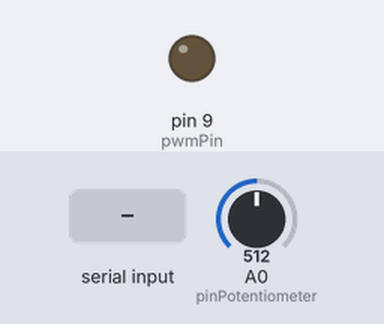
Recording of a sketch running on a simulated Arduino Uno, built with avr-gcc and run on an emulated ATmega328P. Parts: output pins drawn as LEDs (lit = HIGH). The inputs (shaded band) are chosen by the test bench; at power-on: A0 (pinPotentiometer) = 512. What the sketch prints to the serial monitor is not drawn.

Above: at 1.2 s.
1.3 s: "90,45\n" received over Serial
At 1.6 s:
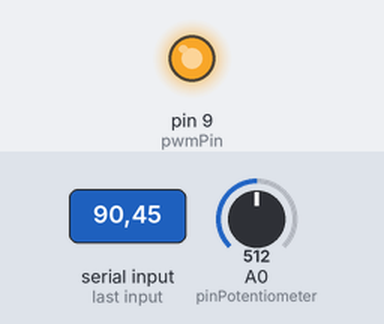
2.8 s: "5\n" received over Serial
At 3.1 s:
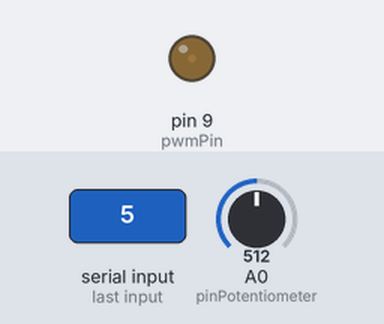
4.3 s: "30,150\n" received over Serial
At 4.6 s:
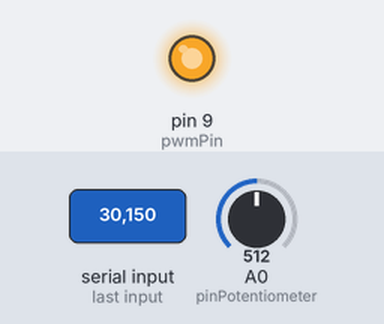
Timing chart, 0 to 7.3 s (numbered marks = the images above; inputs shaded):
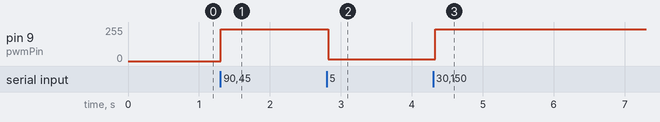

The sketch:

MasterProgram.ino
```cpp
const int pwmPin = 9;
const int pinPotentiometer = A0;

void setup(){
  Serial.begin(9600);
  pinMode(pwmPin, OUTPUT);
  analogWrite(pwmPin, 0);

  pinMode(pinPotentiometer, INPUT);
}

String inString = "";
int potentiometerValue, dataMap = 0;
void loop(){
  while(Serial.available() > 0){
    //Led
    int inChar = Serial.read();

    if(isDigit(inChar)) {
      inString += (char)inChar;
    }
    if (inChar == '\n') {
      int sliderValue = inString.toInt();
      int ledValue = map(sliderValue, 0, 100, 0, 255);
      if(ledValue >= 240){
        ledValue = 240;
      }
      analogWrite(pwmPin, ledValue);
      inString = "";
    }
  }


  potentiometerValue = analogRead(pinPotentiometer);
  dataMap = map(potentiometerValue, 0, 1023, 0, 255);
  //prinln, in js program the parser limiter is active by /n
  Serial.println(potentiometerValue);
  delay(50);
}
```

Measured:
- after the input at 1.3 s, pin 9 (pwmPin): 0/255 → 240/255 at once
- after the input at 2.8 s, pin 9 (pwmPin): 240/255 → 12/255 at once
- after the input at 4.3 s, pin 9 (pwmPin): 12/255 → 240/255 at once
